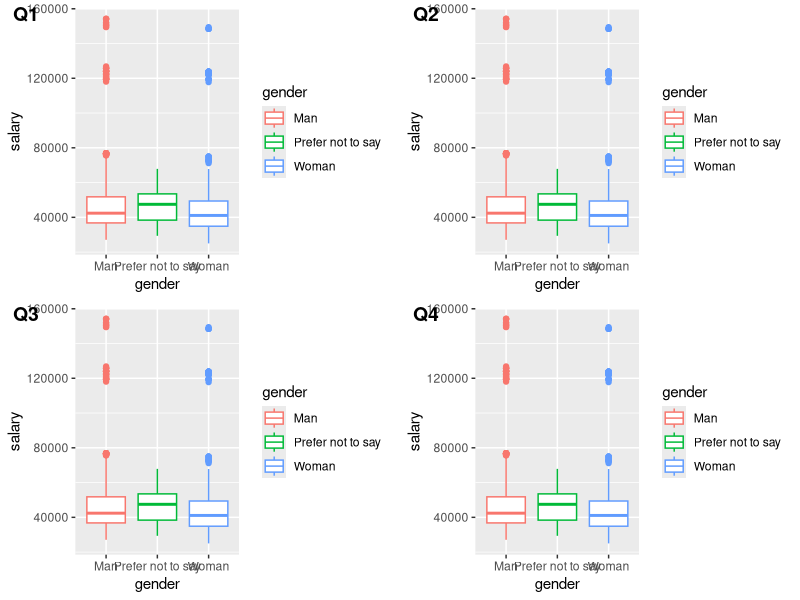
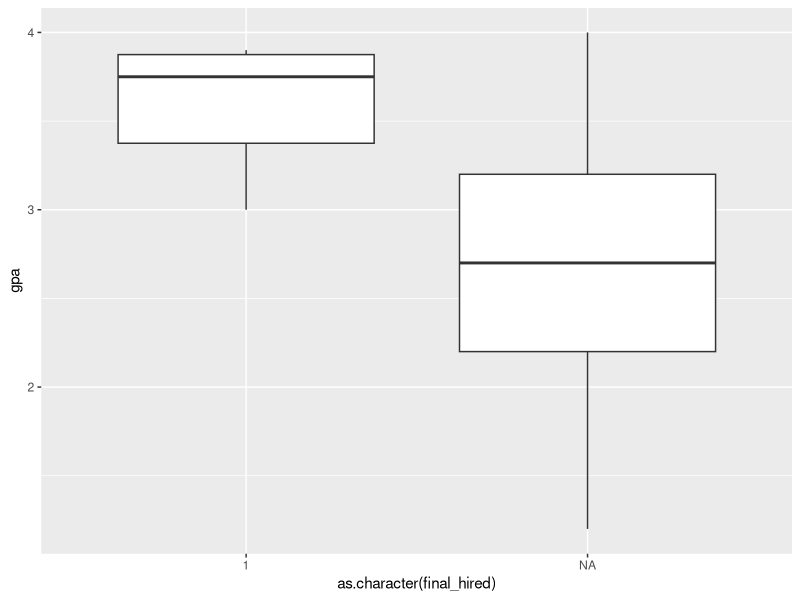
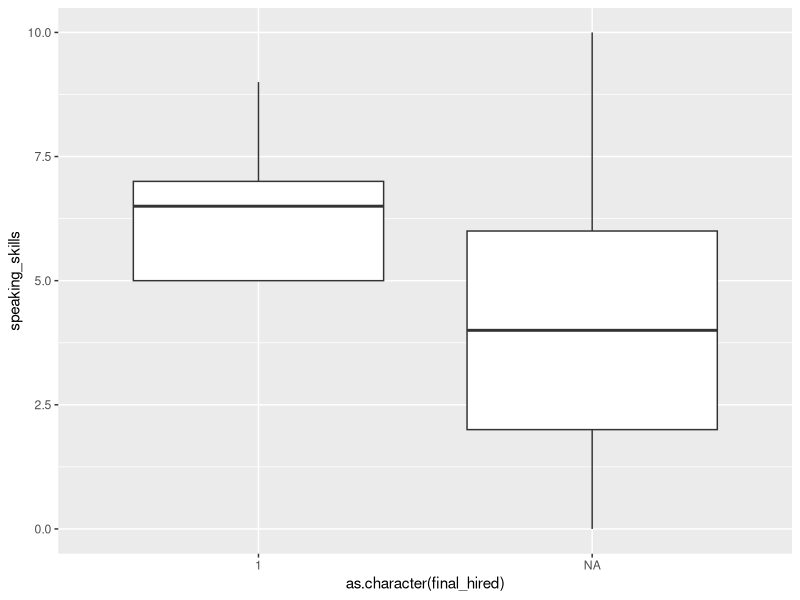
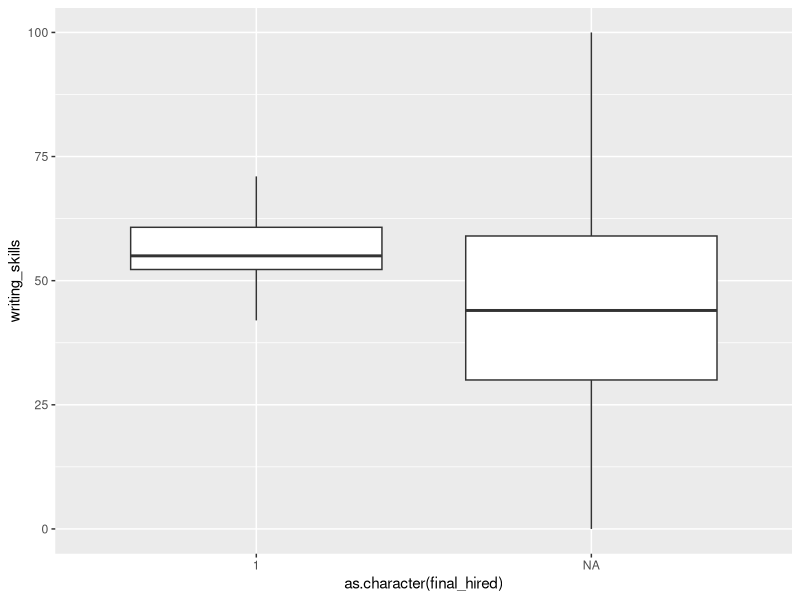
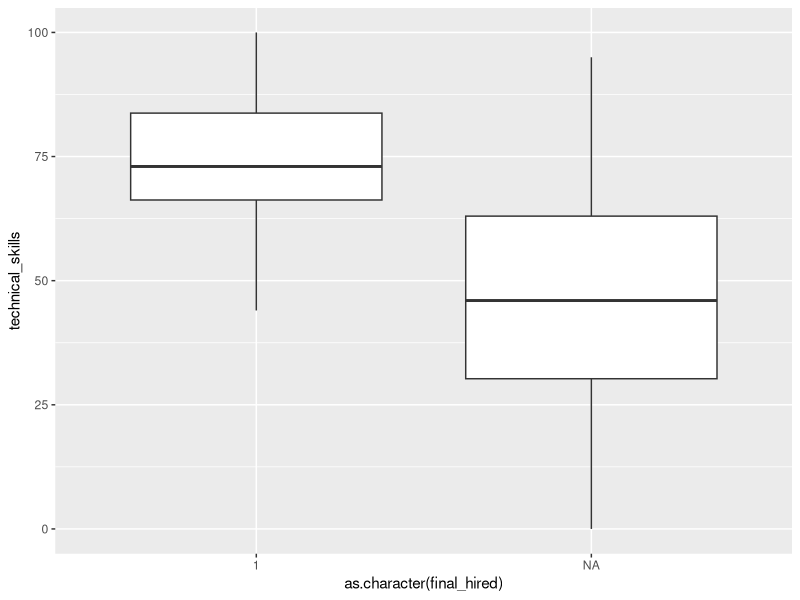
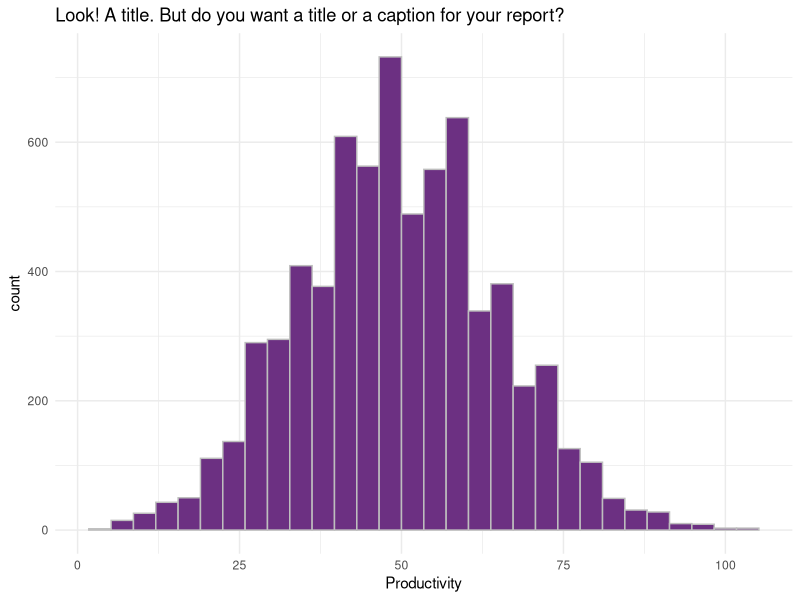

Source code (R) for these figures, in order:
## ---- chunk 1
#install.packages("gridExtra")
#install.packages("tidyverse")
library(tidyverse)
library(cowplot)
# this should supress all code and messages
knitr::opts_chunk$set(include=FALSE)
## ---- chunk 2
# This chunk provides an example of some things you can do with RMarkdown to make your report creation process easier

# read in the data
black_saber_current_employees <- read_csv("data/black-saber-current-employees.csv")

# create a visualisation
my_plot <- black_saber_current_employees %>% 
  ggplot(aes(x = productivity)) +
  geom_histogram(colour = "grey", fill = "#6C3082") +
  theme_minimal() +
  labs(title = "Look! A title. But do you want a title or a caption for your report?", x = "Productivity")

# save your plot in your images folder, you can specify the height and width, too
# saving this means you can add the image to your exectuve summary without having to run or rerun the code, if you wish
ggsave("images/example.png", width = 7, height = 4)

# norice how the image is included with the ![](file/path.png) below
## ---- chunk 3
library(tidyverse)
library(lme4)
## ---- chunk 4
black_saber_current_employees <- read_csv("data/black-saber-current-employees.csv")
final_hires <- read_csv("data/final-hires-newgrad_2020.csv")
phase1_new_applicants <- read_csv("data/phase1-new-grad-applicants-2020.csv")
phase2_new_applicants <- read_csv("data/phase2-new-grad-applicants-2020.csv")
phase3_new_applicants <- read_csv("data/phase3-new-grad-applicants-2020.csv")
## ---- chunk 5
black_saber_current_employees
## ---- chunk 6
final_hires
## ---- chunk 7
phase1_new_applicants
## ---- chunk 8
phase2_new_applicants
## ---- chunk 9
phase3_new_applicants
## ---- chunk 10
black_saber_current_employees$salary <- as.numeric(gsub('[$,]','',black_saber_current_employees$salary))
## ---- chunk 11
final_hires <- final_hires %>% mutate(final_hired = 1)
# If the applicant is hired, final_hired = 1, otherwise final_hired = NA.
phase1_new_applicants <- phase1_new_applicants %>% merge(final_hires, by = "applicant_id", all = TRUE)
phase2_new_applicants <- phase2_new_applicants %>% merge(final_hires, by = "applicant_id", all = TRUE)
phase3_new_applicants <- phase3_new_applicants %>% merge(final_hires, by = "applicant_id", all = TRUE)
## ---- chunk 12
salary_by_gender_q1 <- black_saber_current_employees %>% filter(substring(financial_q, nchar(financial_q)) == '1') %>% ggplot(aes(x = gender, y = salary)) + geom_boxplot(aes(colour = gender))
salary_by_gender_q2 <- black_saber_current_employees %>% filter(substring(financial_q, nchar(financial_q)) == '1') %>% ggplot(aes(x = gender, y = salary)) + geom_boxplot(aes(colour = gender))
salary_by_gender_q3 <- black_saber_current_employees %>% filter(substring(financial_q, nchar(financial_q)) == '1') %>% ggplot(aes(x = gender, y = salary)) + geom_boxplot(aes(colour = gender))
salary_by_gender_q4 <- black_saber_current_employees %>% filter(substring(financial_q, nchar(financial_q)) == '1') %>% ggplot(aes(x = gender, y = salary)) + geom_boxplot(aes(colour = gender))
plot_grid(salary_by_gender_q1, salary_by_gender_q2, salary_by_gender_q3, salary_by_gender_q4, labels = c("Q1","Q2","Q3","Q4"), ncol = 2, nrow = 2)
## ---- chunk 13
phase2_new_applicants
## ---- chunk 14
phase1_new_applicants %>% ggplot(aes(x = as.character(final_hired), y = gpa)) + geom_boxplot()
## ---- chunk 15
#phase1_new_applicants %>% ggplot(aes(x = as.character(final_hired), y = gpa)) + geom_point()
## ---- chunk 16
phase2_new_applicants %>% ggplot(aes(x = as.character(final_hired), y = speaking_skills)) + geom_boxplot()
## ---- chunk 17
phase2_new_applicants %>% ggplot(aes(x = as.character(final_hired), y = writing_skills)) + geom_boxplot()
## ---- chunk 18
phase2_new_applicants %>% ggplot(aes(x = as.character(final_hired), y = technical_skills)) + geom_boxplot()
